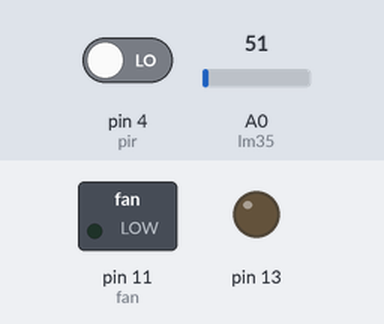
Recording of a sketch running on a simulated Arduino Uno, built with avr-gcc and run on an emulated ATmega328P. Shown: switched loads named in the sketch (green lamp = pin HIGH), output pins drawn as LEDs (lit = HIGH). Dashed ring = blinking. Inputs (shaded band) come from the test bench; at power-on: pin 4 (pir) LOW, A0 (lm35) = 51. What the sketch prints to the serial monitor is not drawn.

Above: at 8.2 s.
8.3 s: pin 4 (pir) driven HIGH
At 8.51 s:
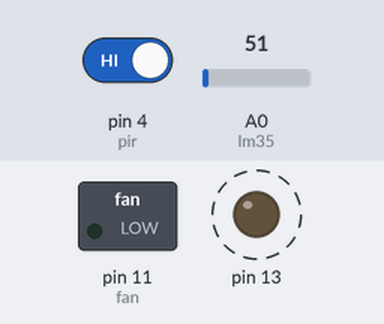
11.3 s: A0 (lm35) set to 60
14.3 s: A0 (lm35) set to 70
At 15.6 s:
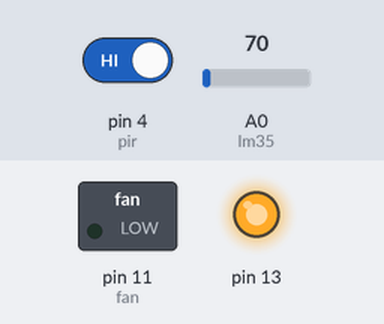
Timing chart, 0 to 22.0 s (numbered marks = the images above; inputs shaded):
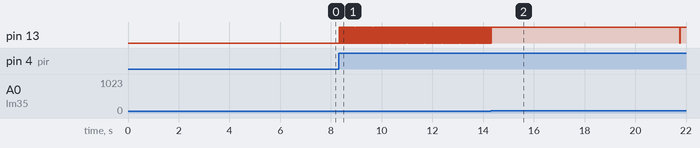

Measured:
- the behaviour switches between 65 and 66 on A0 (lm35) (found by bisection; images 1 and 2)
- after the input at 8.3 s, pin 13: alternates HIGH for 0.02 s and LOW for 0.02 s, starting at once
- after the input at 14.3 s, pin 13: HIGH → LOW after 7.5 s, → HIGH 0.02 s later

The sketch:

project_final.ino
```cpp
#include <String.h>

float lm35 = A0; //temperature sensor at pin A0
float realtemp;
const int pir = 4;
const int fan = 11;

const int th1 = 32;
const int th2 = 40;

int motion=0;

String mobile = "+91**********";
String msg;
String condition;
String inputString = "";         // a string to hold incoming data
boolean stringComplete = false;  // whether the string is complete
String incomingString ="";
int startIndex = 0;
int endIndex = 0;


void setup()
{
  pinMode(13, OUTPUT);
  pinMode(pir, INPUT);
  pinMode(fan, OUTPUT);

   Serial.begin(38400); //gsm baud rate
    delay(1000);

/////////////////GSM INIT//////////////////
 // reserve 200 bytes for the inputString:
      inputString.reserve(200);
      //--Start: Send SMS --
      Serial.print("AT+CMGF=1\r");
      delay(1000);

      //Serial.print("AT+CMGD=1,4\r");  // Deletes all SMS saved in SIM memory
      Serial.print("AT+CMGDA=\"");
      Serial.println("DEL ALL\"");
        delay(1000);
      Serial.println("AT+CMGS=\"" + mobile + "\"" + "\r");
        delay(1000);
      Serial.print("Baby Monitoring System is Turned On");   //The text of the message to be sent
      delay(1000);
      Serial.write(0x1A);    // command to send the msg
      delay(1000);
      Serial.print("AT+CNMI=2,2,0,0,0\r");
      delay(1000);
     //--End: SMS--
}


void loop()                     // run over and over again
{
digitalWrite(13, LOW);

//Serial.println(vibration);


  realtemp = analogRead(lm35);
  delay(10);
  realtemp = realtemp * 0.48828125; //converting volts to degrees celsius ----- 0.48828125 = [(5V*1000)/1024]10
  delay(10);

  motion = digitalRead(pir);
  digitalWrite(13, motion);
  delay(10);


String temp = String (realtemp);
  String movement = String (motion);
  condition = " Temp= " + temp + ", " + "Movement= " + movement;


 if (realtemp >= th1  && motion == 1 )
  {

    sendalertsms();
    delay(3000);
    sendconditionsms();
    delay(3000);

  }

if (stringComplete && inputString!="")
      {

        inputString.toLowerCase();


        if(inputString=="@on#")

        {
          sendfanonsms();
          digitalWrite(fan, HIGH);// Turn On fan
          delay(5000);

        }

        if(inputString=="@data#")

        {

          sendconditionsms();
          delay(3000);

        }

       Serial.print("AT+CMGDA=\"");
       Serial.println("DEL ALL\""); // To Delete Messages from SIM Memory
       delay(1000);
       inputString = "";
       stringComplete = false;
      }

if (realtemp >= th2)
  {
  digitalWrite(fan, HIGH);
  }
delay(10);

if (realtemp <= th1)
    {
    digitalWrite(fan, LOW);
    }
}


void sendconditionsms()
{

  digitalWrite(13, HIGH);
  Serial.println("AT+CMGF=1");
  delay(100);
  Serial.println("AT+CMGS=\"" + mobile + "\"" + "\r");
  delay(100);
  Serial.println(condition);
  delay(500);
  Serial.println((char)26);

  }

  void sendalertsms()
{

  digitalWrite(13, HIGH);
  Serial.println("AT+CMGF=1");
  delay(100);
  Serial.println("AT+CMGS=\"" + mobile + "\"" + "\r");
    delay(100);
  Serial.println("Temperature is rising in car. Any action?");
  delay(500);
  Serial.println((char)26);

  }


void sendfanonsms()
{

  digitalWrite(13, HIGH);
  Serial.println("AT+CMGF=1");
  delay(100);
  Serial.println("AT+CMGS=\"" + mobile + "\"" + "\r");
    delay(100);
  Serial.println("Fan Turned ON");
  delay(500);
  Serial.println((char)26);

  }

void serialEvent()
    {
       if(stringComplete == false)
       {
            incomingString = Serial.readString();
            if(incomingString!="")
            {
              startIndex = incomingString.indexOf("@");
              endIndex = incomingString.indexOf("#");
              if(startIndex>0 && endIndex>0)
              {
                 inputString = incomingString.substring(startIndex,endIndex+1);
                 stringComplete = true;
              }
       }

      }
    }
```
